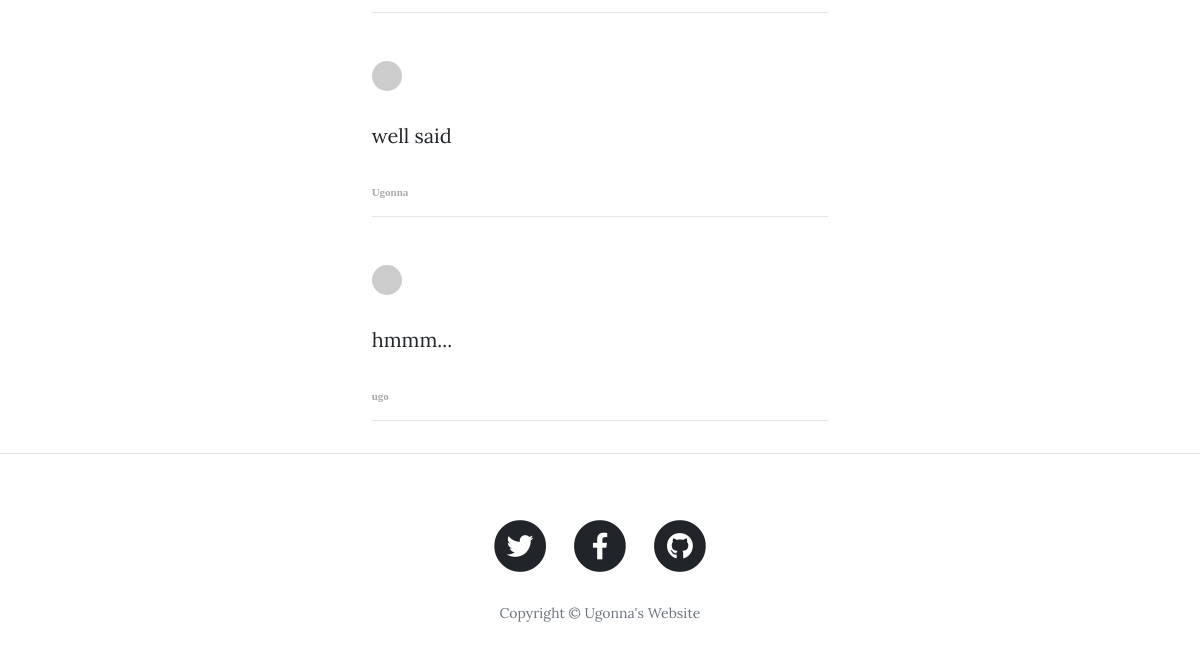
/post/1 (lower part), run on an earlier commit of the app's database.
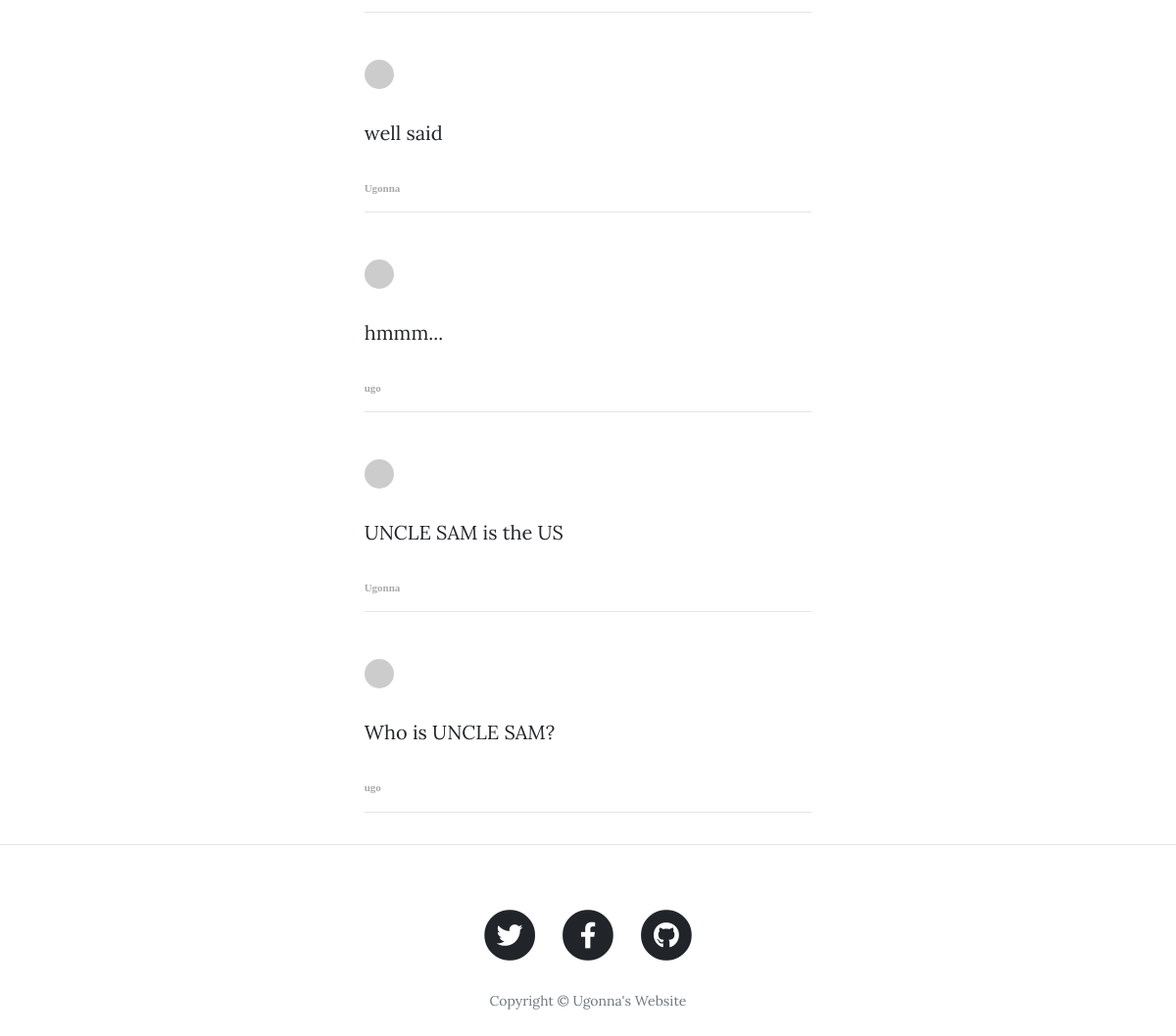
And on a later commit of the database.
### main.py (models this page shows)
class Comment(db.Model):
    __tablename__ = "comments"
    id = db.Column(db.Integer, primary_key=True)
    text = db.Column(db.Text, nullable=False)
    commenter_id = db.Column(db.Integer, db.ForeignKey("users.id"))
    blog_post_id = db.Column(db.Integer, db.ForeignKey('blog_posts.id'))

class User(UserMixin, db.Model):
    __tablename__ = "users"
    id = db.Column(db.Integer, primary_key=True)
    email = db.Column(db.String(100), unique=True)
    password = db.Column(db.String(100))
    name = db.Column(db.String(1000))
    posts = db.relationship("BlogPost", backref="author")
    comments = db.relationship("Comment", backref="commenter")

### main.py (the view, shortened to what this page needs)
@app.route("/post/<int:post_id>", methods=['POST', 'GET'])
def show_post(post_id):
    requested_post = BlogPost.query.get(post_id)
    comments = Comment.query.filter_by(blog_post_id=post_id).all()
    gravatar = Gravatar(app,
                        size=80,
                        rating='g',
                        default='retro',
                        force_default=False,
                        force_lower=False,
                        use_ssl=False,
                        base_url=None)
    form = CommentForm()
    return render_template("post.html", post=requested_post, current_user=current_user, form=form,
                           comments=comments, gravatar=gravatar)

### templates/post.html (shortened to what this page needs)
{% include "header.html" %}
{% import "bootstrap/wtf.html" as wtf %}
<article>
    <div class="container">
        <div class="row">
            <div class="col-lg-8 col-md-10 mx-auto">
               {% for comment in comments %}
                <div class="col-lg-8 col-md-10 mx-auto comment">
                    <ul class="commentList">
                        <li>
                            <div class="commenterImage">
                                <img src="{{ comment.commenter.email | gravatar }}"/>
                            </div>
                        </li>
                    </ul>
                    <div>{{comment.text|safe}}
                   <h6><span class="date sub-text">{{comment.commenter.name|safe}}</span></h6><hr></div>
                </div>
                {% endfor %}
            </div>
        </div>
    </div>
</article>
<hr>
{% include "footer.html" %}

### templates/header.html (shortened to what this page needs)
<!DOCTYPE html>
<html lang="en">
<head>
  <link href="{{ url_for('static', filename='vendor/bootstrap/css/bootstrap.min.css') }}" rel="stylesheet">
  <link href="{{ url_for('static', filename='vendor/fontawesome-free/css/all.min.css')}}" rel="stylesheet" type="text/css">
  <link href="{{ url_for('static', filename='css/clean-blog.min.css')}}" rel="stylesheet">
</head>
<body>

### templates/footer.html (shortened to what this page needs)
  <footer>
    <div class="container">
      <div class="row">
        <div class="col-lg-8 col-md-10 mx-auto">
          <ul class="list-inline text-center">
            <li class="list-inline-item">
              <a href="https://twitter.com/OdogwuUgo">
                <span class="fa-stack fa-lg">
                  <i class="fas fa-circle fa-stack-2x"></i>
                  <i class="fab fa-twitter fa-stack-1x fa-inverse"></i>
                </span>
              </a>
            </li>
            <li class="list-inline-item">
              <a href="https://web.facebook.com/ugonna.ogoke.9">
                <span class="fa-stack fa-lg">
                  <i class="fas fa-circle fa-stack-2x"></i>
                  <i class="fab fa-facebook-f fa-stack-1x fa-inverse"></i>
                </span>
              </a>
            </li>
            <li class="list-inline-item">
              <a href="https://github.com/Ugotactics">
                <span class="fa-stack fa-lg">
                  <i class="fas fa-circle fa-stack-2x"></i>
                  <i class="fab fa-github fa-stack-1x fa-inverse"></i>
                </span>
              </a>
            </li>
          </ul>
          <p class="copyright text-muted">Copyright &copy; Ugonna's Website {{year}}</p>
        </div>
      </div>
    </div>
  </footer>
</body>
</html>

What changed in the data, as far as the page shows it:
added Comment: text "UNCLE SAM is the US", commenter.name "Ugonna"
added Comment: text "Who is UNCLE SAM?", commenter.name "ugo"
